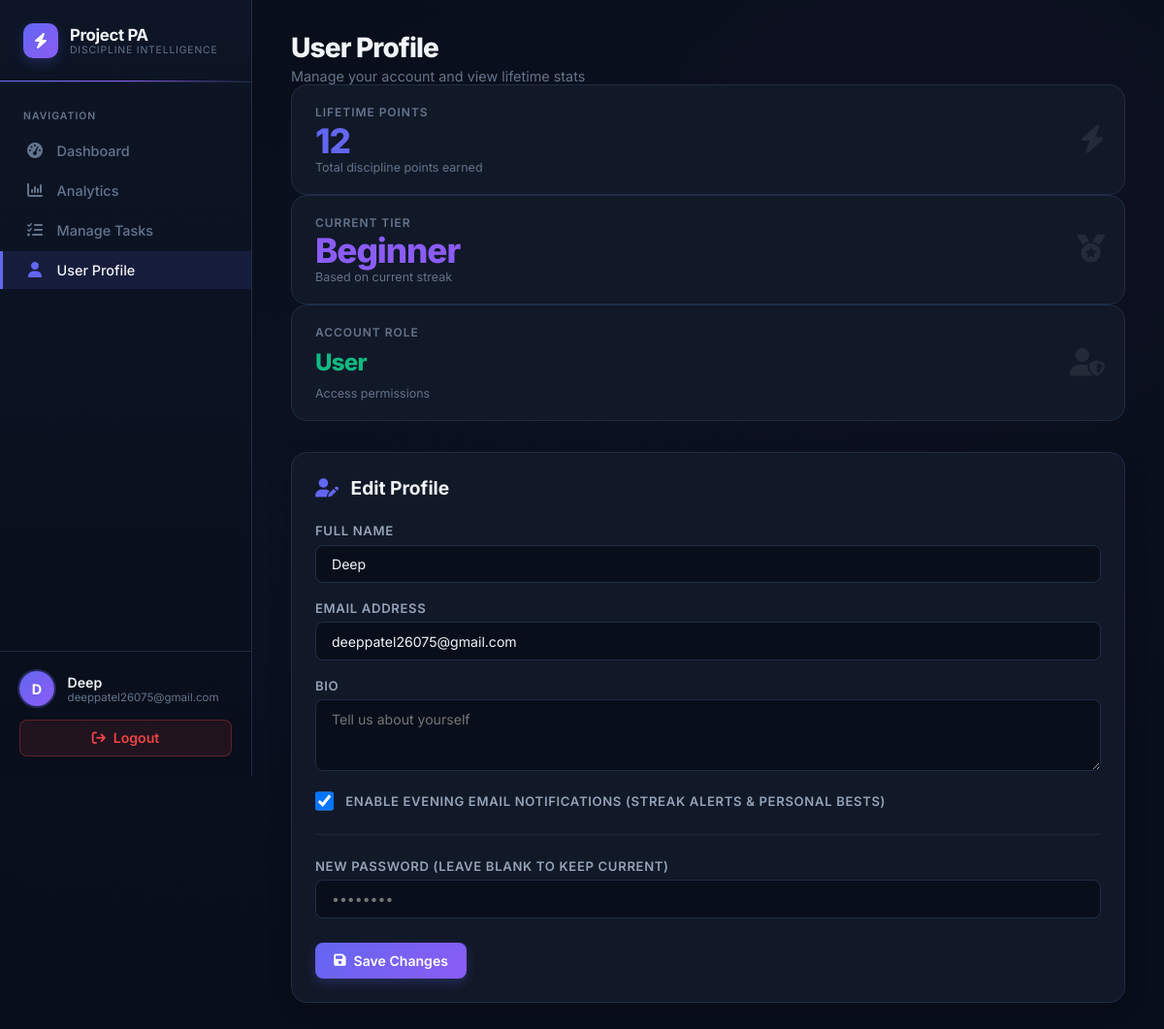
The app's page /profile (signed in) with its own data.
### models/user.py (models this page shows, shortened)
class User(db.Model, UserMixin):
    __tablename__ = "user"
    id                  = db.Column(db.Integer, primary_key=True)
    name                = db.Column(db.String(100), nullable=False)
    email               = db.Column(db.String(120), unique=True, nullable=False)
    password_hash       = db.Column(db.String(255), nullable=False)
    streak_count        = db.Column(db.Integer, default=0)
    role                = db.Column(db.String(20), nullable=False, default="user")
    bio                 = db.Column(db.Text, nullable=True)
    avatar_url          = db.Column(db.String(300), nullable=True)
    email_notifications = db.Column(db.Boolean, default=True, nullable=False)
    tasks  = db.relationship("Task",  backref="user", lazy=True,
                             foreign_keys="Task.user_id")
    scores = db.relationship("Score", backref="user", lazy=True)
    @property
    def is_admin(self) -> bool:
        return self.role == "admin"
    @property
    def discipline_tier(self) -> str:
        if self.streak_count >= 14:
            return "Elite"
        elif self.streak_count >= 5:
            return "Consistent"
        return "Beginner"

### routes/dashboard_routes.py (the view, shortened to what this page needs)
@dashboard_bp.route("/profile", methods=["GET", "POST"])
@login_required
def profile():
    import re
    scores = Score.query.filter_by(user_id=current_user.id).all()
    total_points = sum(s.daily_score for s in scores)
    return render_template(
        "profile.html",
        total_points=int(total_points)
    )

### templates/profile.html (shortened to what this page needs)
{% extends "base.html" %}
{% block content %}
<div class="dashboard-header animate-slide-down">
    <div>
        <h1 class="page-title">User Profile</h1>
        <p class="page-subtitle">Manage your account and view lifetime stats</p>
    </div>
</div>
<div class="stats-grid animate-slide-up d1" style="margin-bottom:2rem;">
    <div class="stat-card">
        <div class="stat-label">Lifetime Points</div>
        <div class="stat-value" style="color:var(--primary);">{{ total_points }}</div>
        <div class="stat-meta">Total discipline points earned</div>
        <i class="fa-solid fa-bolt stat-icon"></i>
    </div>
    <div class="stat-card">
        <div class="stat-label">Current Tier</div>
        <div class="stat-value" style="color:var(--accent);">{{ current_user.discipline_tier }}</div>
        <div class="stat-meta">Based on current streak</div>
        <i class="fa-solid fa-medal stat-icon"></i>
    </div>
    <div class="stat-card">
        <div class="stat-label">Account Role</div>
        <div class="stat-value" style="color:var(--success); font-size:1.5rem; line-height:2rem; margin:0.5rem 0;">{{ current_user.role|capitalize }}</div>
        <div class="stat-meta">Access permissions</div>
        <i class="fa-solid fa-user-shield stat-icon"></i>
    </div>
</div>
<div class="main-layout">
    <div class="main-column animate-slide-up d2">
        <div class="card">
            <h2 style="margin-top:0; margin-bottom:1.5rem; font-size:1.2rem; color:var(--text-main);"><i class="fa-solid fa-user-pen" style="color:var(--primary); margin-right:0.5rem;"></i> Edit Profile</h2>
            <form action="{{ url_for('dashboard.profile') }}" method="POST">
                <div class="form-group">
                    <label class="form-label" for="name">Full Name</label>
                    <input type="text" id="name" name="name" class="form-control" value="{{ current_user.name }}" required>
                </div>
                <div class="form-group">
                    <label class="form-label" for="email">Email Address</label>
                    <input type="email" id="email" name="email" class="form-control" value="{{ current_user.email }}" required>
                </div>
                <div class="form-group">
                    <label class="form-label" for="bio">Bio</label>
                    <textarea id="bio" name="bio" class="form-control" rows="3" placeholder="Tell us about yourself">{{ current_user.bio or '' }}</textarea>
                </div>
                <div class="form-group" style="display:flex; align-items:center; gap:0.75rem; margin:1rem 0;">
                    <input type="checkbox" id="email_notifications" name="email_notifications" style="width:1.2rem; height:1.2rem;" {% if current_user.email_notifications %}checked{% endif %}>
                    <label class="form-label" for="email_notifications" style="margin:0; cursor:pointer;">
                        Enable evening email notifications (Streak alerts & personal bests)
                    </label>
                </div>
                <hr style="border:none; border-top:1px solid rgba(255,255,255,0.05); margin:1.5rem 0;">
                <div class="form-group">
                    <label class="form-label" for="password">New Password (leave blank to keep current)</label>
                    <input type="password" id="password" name="password" class="form-control" placeholder="••••••••">
                </div>
                <button type="submit" class="btn btn-primary" style="margin-top:0.5rem;">
                    <i class="fa-solid fa-floppy-disk"></i> Save Changes
                </button>
            </form>
        </div>
    </div>
</div>
{% endblock %}

### templates/base.html (shortened to what this page needs)
<!DOCTYPE html>
<html lang="en">
<head>
    <link rel="stylesheet" href="https://cdnjs.cloudflare.com/ajax/libs/font-awesome/6.4.0/css/all.min.css">
    <link rel="stylesheet" href="{{ url_for('static', filename='css/style.css') }}">
</head>
<body>
{% if current_user.is_authenticated %}
<aside class="sidebar">
    <a href="{{ url_for('dashboard.index') }}" class="sidebar-header" style="text-decoration:none;">
        <div class="sidebar-logo-icon"><i class="fa-solid fa-bolt"></i></div>
        <div class="sidebar-logo-text">
            <div class="brand-name">Project PA</div>
            <div class="brand-sub">Discipline Intelligence</div>
        </div>
    </a>
    <nav class="sidebar-menu">
        <div class="menu-section-label">Navigation</div>
        <a href="{{ url_for('dashboard.index') }}" class="menu-item {% if request.endpoint == 'dashboard.index' %}active{% endif %}">
            <i class="fa-solid fa-gauge-high"></i> Dashboard
        </a>
        <a href="{{ url_for('dashboard.analytics') }}" class="menu-item {% if request.endpoint == 'dashboard.analytics' %}active{% endif %}">
            <i class="fa-solid fa-chart-column"></i> Analytics
        </a>
        <a href="{{ url_for('dashboard.manage') }}" class="menu-item {% if request.endpoint == 'dashboard.manage' %}active{% endif %}">
            <i class="fa-solid fa-list-check"></i> Manage Tasks
        </a>
        <a href="{{ url_for('dashboard.profile') }}" class="menu-item {% if request.endpoint == 'dashboard.profile' %}active{% endif %}">
            <i class="fa-solid fa-user"></i> User Profile
        </a>
    </nav>
    <div class="sidebar-footer">
        <div class="user-info">
            <div class="user-avatar">{{ current_user.name[0]|upper }}</div>
            <div>
                <div class="user-name">{{ current_user.name }}</div>
                <div class="user-email">{{ current_user.email }}</div>
            </div>
        </div>
        <a href="{{ url_for('auth.logout') }}" class="btn btn-danger" style="width:100%; justify-content:center;">
            <i class="fa-solid fa-arrow-right-from-bracket"></i> Logout
        </a>
    </div>
</aside>
<main class="main-content">
    {% block content %}{% endblock %}
</main>
{% endif %}
</body>
</html>

### records on screen
User: name "D", name "Deep", email "deeppatel26075@gmail.com", discipline_tier "Beginner", role "User", email_notifications "☑"

### other values on screen
{{ total_points }} "12"
